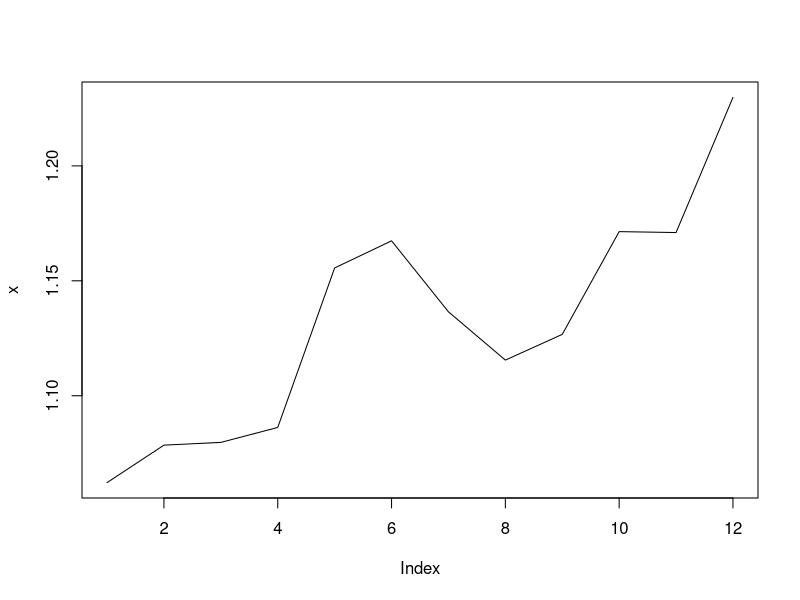
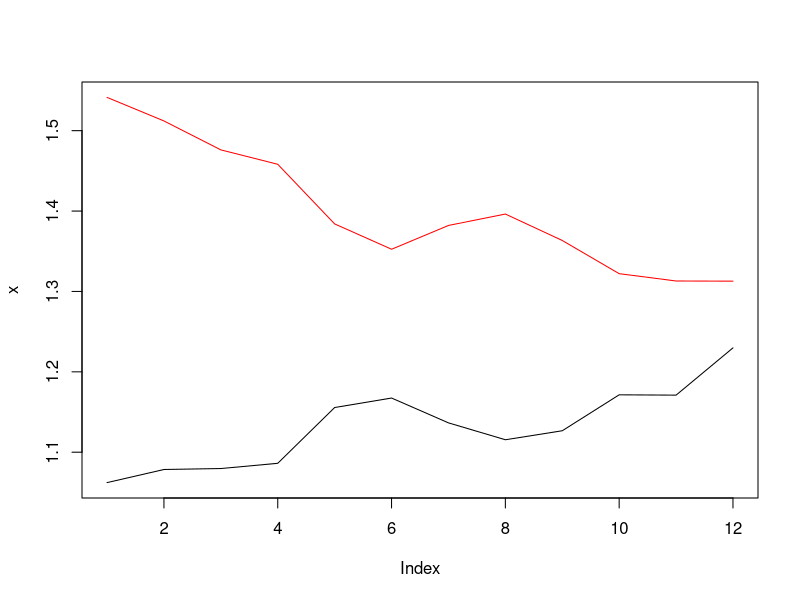
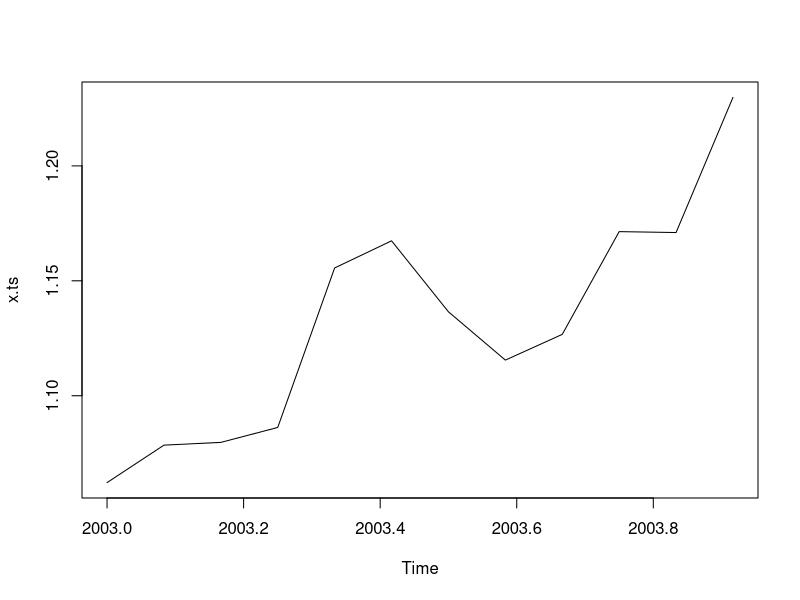
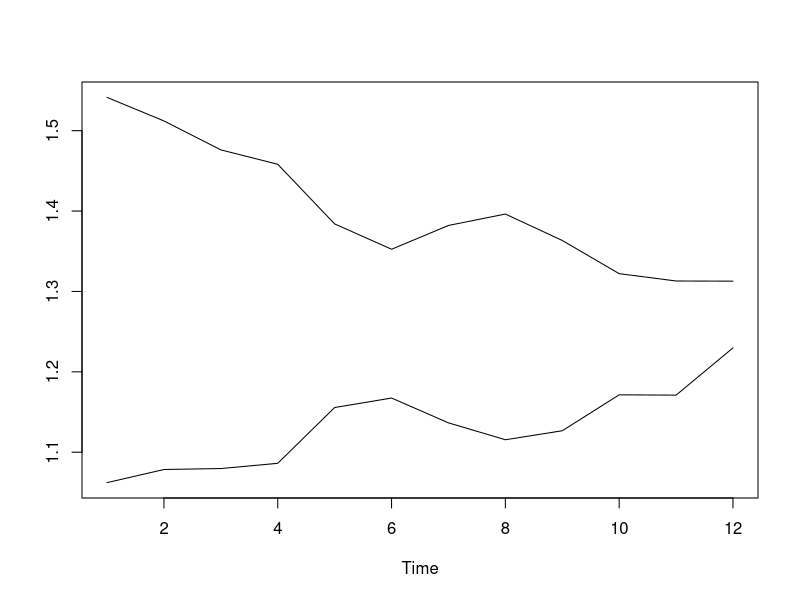
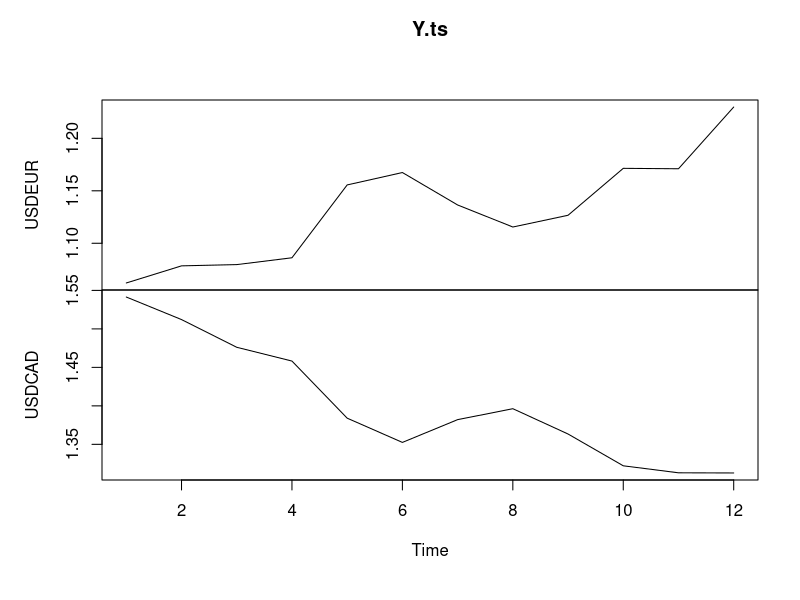

The R script that drew these images, in order: (Note: this script raises an error after producing the figures.)

#
# Example: 
#	Time Series Representations
#   
# Description: 
#	This example shows how to represent a financial time series
#	using vectors, matrixes, data.frames, and timeSeries objects.
#
# Author:
#	(C) 2004, Diethelm Wuertz, GPL
#


################################################################################
# Representation of an univariate time series as a vector, matrix or data frame

	# What possibilities do we have to represent regular monthly, quarterly,
	# or annual data? We assume that we know the date when the data was
	# recorded. For example and of month data can bedelivered at the last
	# calendar date, or business day of a month. Here we consider the 
	# foreign exchange rates between the USD and EUR in the year 2003.
	
	# We write the values as a simple numeric vector x:
	x = c(
  		1.0622, 1.0785, 1.0797, 1.0862, 1.1556, 1.1674, 
  		1.1365, 1.1155, 1.1267, 1.1714, 1.1710, 1.2298)
  	
  	# We attribute the last day in the month to these values:
  	dates = c( 
  		"2003-01-31", "2003-02-28", "2003-03-31", 
  		"2003-04-30", "2003-05-31", "2003-06-30",
		"2003-07-31", "2003-08-31", "2003-09-30", 
		"2003-10-31", "2003-11-30", "2003-12-31")
	attr(x, "dates") <- dates
	
	# And we attribute an appropriate unit for the instrument:
	attr(x, "units") <- "USDEUR"

	# So this vector completely determines the time series:
	print(x)
	class(x)
	plot(x, type = "l")
	
	# Using a matrix representation we can use this concept for 
	# multivariate time series, e.g. add the USDCAD rate:
	y = c(
		1.5414, 1.5121, 1.4761, 1.4582, 1.3840, 1.3525,
		1.3821, 1.3963, 1.3634, 1.3221, 1.3130, 1.3128)
	X = matrix(c(x, y), ncol = 2)
	attr(X, "dates") <- dates
	attr(X, "units") <- c("USDEUR", "USDCAD")
	print(X)
	class(X)
	plot(x, type = "l", ylim = c(min(c(x, y)), max(c(x, y)) ))
	lines(y, col = "red")
	
	# Instead of using attributes we can attribute the units and
	# dates as column and rownames to the matrix:
	X = matrix(c(x, y), ncol = 2)
	colnames(X) = c("USDEUR", "USDCAD")
	rownames(X) = dates
	X
	
		
################################################################################  	
# Representation as a regular time series object of class 'ts':


	# R offers objects of classes 'ts' and 'mts' to represent
	# regular time series.
	x = c(
  		1.0622, 1.0785, 1.0797, 1.0862, 1.1556, 1.1674, 
  		1.1365, 1.1155, 1.1267, 1.1714, 1.1710, 1.2298)
	x.ts = ts(x, start = c(2003, 1), frequency = 12)
	###
	
	
	# Unfortunately, the full date gets lost, but in most cases
	# this would be irrelevant.
	# Optionally 'units' information and if needed full dates
	# can be added as attributes:
	attr(x.ts, "dates") <- dates
	attr(x.ts, "units") <- "USDEUR"
	print(x.ts)
	plot(x.ts)
	class(x.ts)
	unclass(x.ts)
	###
	
	
	# Now let us consider a multivariate time series:
	y = c(
		1.5414, 1.5121, 1.4761, 1.4582, 1.3840, 1.3525,
		1.3821, 1.3963, 1.3634, 1.3221, 1.3130, 1.3128)
	Y.ts = ts(cbind(USDEUR = x, USDCAD = y))	
	Y.ts
	###
	
	
	# Optionally full dates have to be attached as an attribute:
	attr(Y.ts, "dates") = dates
	Y.ts
	###
	
	
	# Plotting a multivariate 'ts' in one graph can be done as:
	ts.plot(Y.ts)
	# Or in multiple graphs using:
	plot(Y.ts)
	###
	
	
################################################################################
# Rmetrics 'timeSeries' class
	
	
	# USDEUR:
	x = c(
  		1.0622, 1.0785, 1.0797, 1.0862, 1.1556, 1.1674, 
  		1.1365, 1.1155, 1.1267, 1.1714, 1.1710, 1.2298)	
  	# USDCAD:
  	y = c(
		1.5414, 1.5121, 1.4761, 1.4582, 1.3840, 1.3525,
		1.3821, 1.3963, 1.3634, 1.3221, 1.3130, 1.3128)
	# Create Dates:
	oneDay.inSeconds = 3600*24
	dates = timeSequence(from = "2003-02-01", to = "2004-01-01", by = "month",
		format = "%Y-%m-%d", FinCenter = "GMT") - oneDay.inSeconds
	dates
	class(dates)
	###
	
	
	# Create Series:
	units = c("USDEUR", "USDCAD")
	FinCenter = "GMT"
	series = timeSeries(cbind(x, y), dates, units, FinCenter = "GMT")	
	series
	class(series)
	###
	
	
	# Time Series Slots
	slotNames(series)
	###
	
	
	# Print some of the slots ...
	series@Data
	series@positions
	series@units	
	series@format
	series@FinCenter
	###
	
	
	# Plot:
	plot(series)
	###
	
	
################################################################################

 